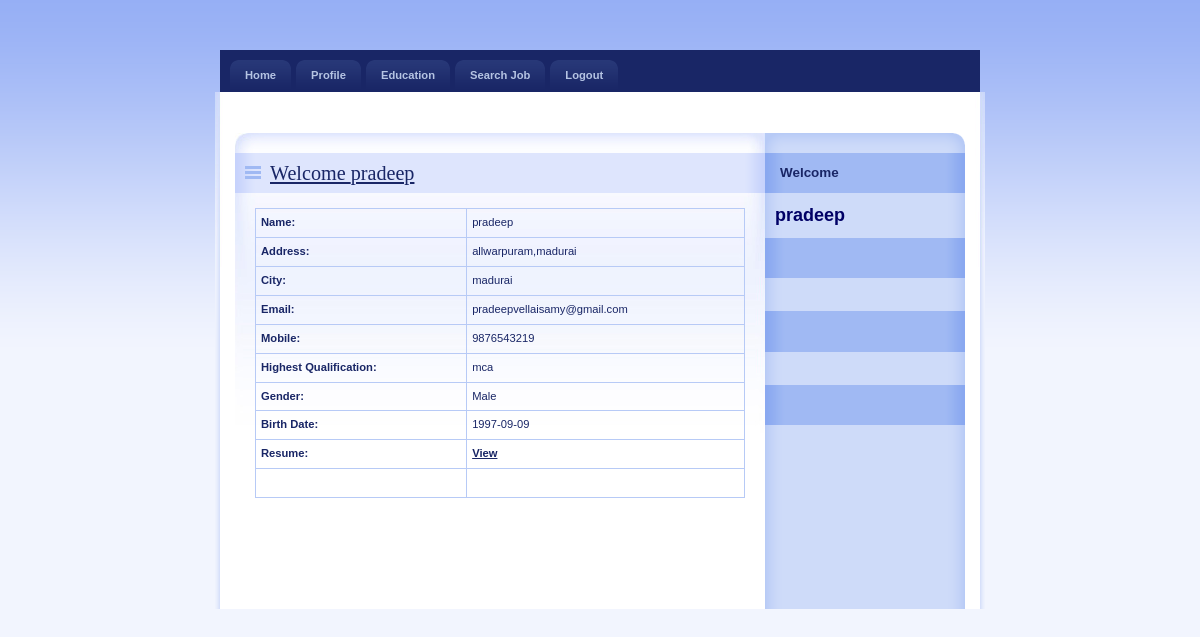
The app's page /JobSeeker/Profile.php (signed in) with its own data.
### tables this page shows
CREATE TABLE `jobseeker_reg` (
  `JobSeekId` int(11) NOT NULL,
  `JobSeekerName` varchar(20) NOT NULL,
  `Address` varchar(100) NOT NULL,
  `City` varchar(20) NOT NULL,
  `Email` varchar(40) NOT NULL,
  `Mobile` bigint(20) NOT NULL,
  `Qualification` varchar(20) NOT NULL,
  `Gender` varchar(10) NOT NULL,
  `BirthDate` date NOT NULL,
  `Resume` varchar(200) NOT NULL,
  `Status` varchar(10) NOT NULL,
  `UserName` varchar(20) NOT NULL,
  `Password` varchar(20) NOT NULL,
  `Question` varchar(100) NOT NULL,
  `Answer` varchar(50) NOT NULL
);

### JobSeeker/Profile.php (the view, shortened to what this page needs)
<!DOCTYPE html PUBLIC "-//W3C//DTD XHTML 1.0 Strict//EN" "http://www.w3.org/TR/xhtml1/DTD/xhtml1-strict.dtd">
<html xmlns="http://www.w3.org/1999/xhtml" xml:lang="cs" lang="cs">
<head>
    <link rel="stylesheet" media="screen,projection" type="text/css" href="./css/main.css" />
    <link rel="stylesheet" media="print" type="text/css" href="./css/print.css" />
    <link rel="stylesheet" media="aural" type="text/css" href="./css/aural.css" />
</head>
<body id="www-url-cz">
<div id="main" class="box">
<?php
include "menu.php"
?>
    <div id="page" class="box">
    <div id="page-in" class="box">
        <div id="strip" class="box noprint">
            <p id="breadcrumbs">&nbsp;</p>
        </div>
        <div id="content">
            <div class="article">
                <h2><span><a href="#">Welcome <?php echo $_SESSION['Name'];?></a></span></h2>
<?php
$ID=$_SESSION['ID'];
$con = mysql_connect("localhost","root");
$sql = "select * from JobSeeker_Reg where JobSeekId='".$ID."'  ";
$result = mysql_query($sql,$con);
$row = mysql_fetch_array($result)
?>
                <table width="100%" border="1" cellspacing="2" cellpadding="2">
                  <tr>
                    <td><strong>Name:</strong></td>
                    <td><?php echo $row['JobSeekerName'];?></td>
                  </tr>
                  <tr>
                    <td><strong>Address:</strong></td>
                    <td><?php echo $row['Address'];?></td>
                  </tr>
                  <tr>
                    <td><strong>City:</strong></td>
                    <td><?php echo $row['City'];?></td>
                  </tr>
                  <tr>
                    <td><strong>Email:</strong></td>
                    <td><?php echo $row['Email'];?></td>
                  </tr>
                  <tr>
                    <td><strong>Mobile:</strong></td>
                    <td><?php echo $row['Mobile'];?></td>
                  </tr>
                  <tr>
                    <td><strong>Highest Qualification:</strong></td>
                    <td><?php echo $row['Qualification'];?></td>
                  </tr>
                  <tr>
                    <td><strong>Gender:</strong></td>
                    <td><?php echo $row['Gender'];?></td>
                  </tr>
                  <tr>
                    <td><strong>Birth Date:</strong></td>
                    <td><?php echo $row['BirthDate'];?></td>
                  </tr>
                  <tr>
                    <td><strong>Resume:</strong></td>
                    <td><a href="../upload/<?php echo $row['Resume'];?>" target="_blank"><strong>View</strong></a></td>
                  </tr>
                  <tr>
                    <td>&nbsp;</td>
                    <td>&nbsp;</td>
                  </tr>
                </table>
              <p>&nbsp;</p>
                <p class="btn-more box noprint">&nbsp;</p>
          </div>
        </div>
<?php
include "right.php"
?>
    </div>
    </div>
</div>
</body>
</html>

### JobSeeker/css/main.css (style rules this page uses)
* { min-height:1px; }
body { border:0; margin:0; padding:0; background:#F2F5FE url("../design/bg.gif") 0 0 repeat-x; font:70%/160% "verdana",sans-serif; color:#192666; _text-align:center; }
a { color:#192666; }
p { border:0; margin:15px 0; padding:0; }
div { display:block; border:0; margin:0; padding:0; }
h1, h2, h3, h4, h5 { border:0; margin:15px 0 10px 0; padding:0; font-weight:bold; }
h2 { font-size:180%; line-height:100%; font-family:"georgia",serif; font-weight:normal; }
table { display:table; border-collapse:collapse; margin:15px 0; padding:0; border:1px solid #B7CAF6; font-size:100%; }
tr { display:table-row; }
th, td { display: table-cell; border:1px solid #B7CAF6; margin:0; padding:5px; vertical-align:top; text-align:left; }
a, img, span { border:0; margin:0; padding:0; }
strong, .strong { font-weight:bold; }
.box { min-height:1px; _height:1px; }
.box:after { content:"."; display:block; line-height:0px; font-size:0px; visibility:hidden; clear:both; }
#main { width:770px; margin:50px auto 0 auto; _text-align:left; }
#page { width:770px; min-height:1px; background:#FFF url("../design/bg_page.gif") 0 0 repeat-y; _height:1px; }
#page-in { min-height:1px; padding:10px 0; background:url("../design/bg_page_in.jpg") 0 0 no-repeat; _height:1px; }
#strip { position:relative; clear:both; padding:3px 20px 10px 20px; color:#6182D1; }
#strip p { margin:0; }
#strip #breadcrumbs { width:520px; margin:0; padding:0; }
#content { float:left; width:530px; _width:550px; margin:0; padding:0 0 0 20px; }
#content .article { clear:both; margin:0; padding:20px; background:url("../design/content_article_bg.jpg") 0 0 no-repeat; }
#content .article h2 { margin:0 -20px; padding:10px; background:#DEE5FD url("../design/content_title_bg.gif") 0 0 repeat-y; color:#192666; }
#content .article h2 span { background:url("../design/ico_list.gif") 0 50% no-repeat; padding-left:25px; }
#content .article p { text-align:justify; }
#content .btn-more { margin:0 0 15px 0; padding:0; border:0; position:relative; }

### JobSeeker/css/print.css (style rules this page uses)
body { border:0; margin:0; padding:0; font-size:12pt }
a { color:#000; text-decoration:none; }
h1, h2, h3 { page-break-after:avoid; page-break-inside:avoid; }
table { border-collapse: collapse; border-width:1px; border-style:solid; }
th, td { display:table-cell; border-width:1px; border-style:solid; }
.noprint { display:none; }

### JobSeeker/css/aural.css (style rules this page uses)
body { voice-family:paul,male; volume:loud; speech-rate:slow; richness:90; stress:20; }
h1, h2, h3, h4, h5 { cue-before:url("ping.au"); }
p, table { pause:50ms; }
strong { pitch:medium; pitch-range:60; stress:90; richness:90; }

### records on screen
jobseeker_reg: JobSeekerName "pradeep", Address "allwarpuram,madurai", City "madurai", Email "pradeepvellaisamy@gmail.com", Mobile "9876543219", Qualification "mca", Gender "Male", BirthDate "1997-09-09"

### other values on screen
$_SESSION['Name'] "pradeep"
